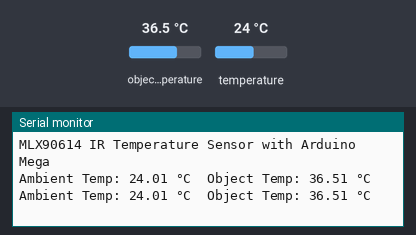
A sketch run on a simulated Arduino Mega 2560, built with avr-gcc and run on an emulated ATmega2560. Shown: the last lines printed to the serial monitor. The inputs (shaded band) are chosen by the test bench; at power-on: object temperature 36.5 °C, temperature 24 °C.

Above: at 1.8 s.
1.9 s: object temperature set to 20 °C
At 2.8 s:
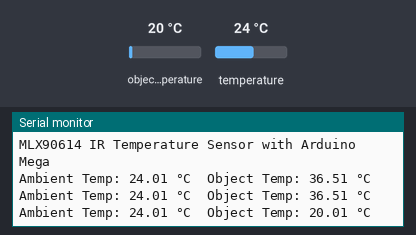
3.4 s: temperature set to 12 °C
At 4.5 s:
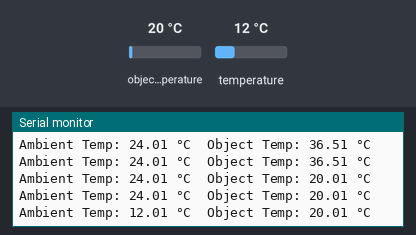
4.9 s: object temperature set to 26 °C
At 5.4 s:
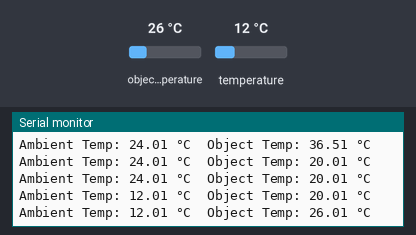
Timing chart, 0 to 7.9 s (numbered marks = the images above; inputs shaded):
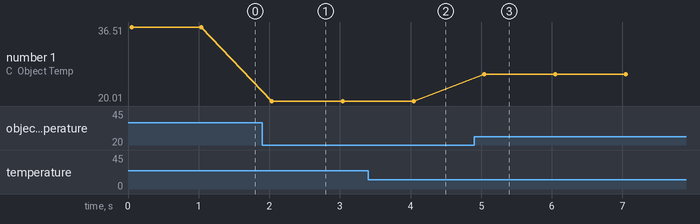

Measured:
- after the input at 1.9 s, the serial monitor: prints a new line after 0.14 s (image 1)
- after the input at 3.4 s, the serial monitor: prints a new line after 0.64 s (image 2)
- after the input at 4.9 s, the serial monitor: prints a new line after 0.15 s (image 3)
- plotted number 1: 36.51 → 20.01 after the input at 1.9 s, 20.01 → 26.01 after the input at 4.9 s

The sketch:

THERMOMETER.ino
```cpp
#include <Wire.h>
#include <Adafruit_MLX90614.h>

// Create sensor object
Adafruit_MLX90614 mlx = Adafruit_MLX90614();

void setup() {
  Serial.begin(9600);
  Serial.println("MLX90614 IR Temperature Sensor with Arduino Mega");

  if (!mlx.begin()) {
    Serial.println("Error connecting to MLX90614. Check wiring!");
    while (1); // stay here if sensor isn't found
  }
}

void loop() {
  Serial.print("Ambient Temp: ");
  Serial.print(mlx.readAmbientTempC());
  Serial.print(" °C\t");

  Serial.print("Object Temp: ");
  Serial.print(mlx.readObjectTempC());
  Serial.println(" °C");

  delay(1000);
}
```
